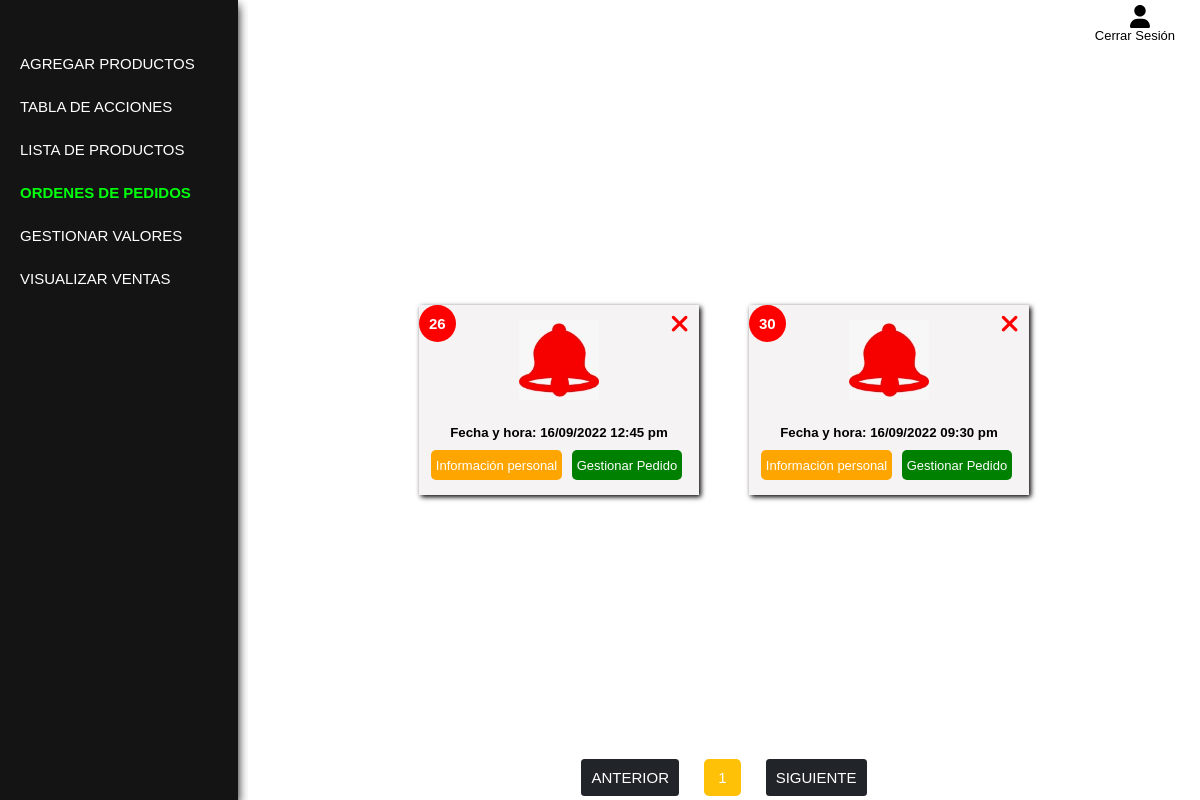
/vista/V-admin-ordenes.php (signed in), run on the app's committed database.
### tables this page shows
CREATE TABLE `orden_pedidos` (
  `idPedido` int(11) NOT NULL,
  `user_id` int(11) NOT NULL,
  `datetime` varchar(25) NOT NULL
);

### vista/V-admin-ordenes.php (the view, shortened to what this page needs)
<!DOCTYPE html>
<html lang="en">
<head>
  <link rel="stylesheet" href="../CSS/admin-style.css">
  <link rel="stylesheet" href="../CSS/admin-orden.css">
   <link rel="stylesheet" href="https://cdnjs.cloudflare.com/ajax/libs/font-awesome/6.1.1/css/all.min.css">
   <link rel="stylesheet" href="../CSS/pag.css">
</head>
<body>
  <div class="cont-dashboard">
    <div class="con-cerrar">
      <div class="con-user">
        <img src="../IMG/user-solid (1).svg" alt="">
        <a href="../controlador/C-admin-cerrar.php">Cerrar sesión</a>
      </div>
    </div>
    <nav>
      <ul>
        <li><a href="./V-admin-insertar.php">Agregar productos</a></li>
        <li><a href="./V-admin-table.php">Tabla de acciones</a></li>
        <li><a href="./V-admin-listado.php">Lista de productos</a></li>
        <li><a class="activo" href="./orden_pedido.php">Ordenes de pedidos</a></li>
        <li><a href="./V-admin-gestionar-valores.php">Gestionar valores</a></li>
        <li><a href="./V-admin-ventas.php">Visualizar ventas</a></li>
      </ul>
    </nav>
    <section>
    <?php
    include('../Modelo/config.php');
    $por_pagina = 6;
    if(isset($_GET['pagina'])){
      $pagina = $_GET['pagina'];
    }else{
      $pagina = 1;
    }
    $empieza = ($pagina-1) * $por_pagina;
    $select_products = ("SELECT * FROM `orden_pedidos` LIMIT $empieza,$por_pagina") or die('query failed');
    $resultado = mysqli_query($conn,$select_products);
    if (mysqli_num_rows($resultado) > 0)
      while ($products = mysqli_fetch_assoc($resultado)) {
        $orden = $products['idPedido'];
    ?>
        <div class="cont-order">
          <img class="cont-img-order" src="../img/noti.jpeg" alt="notificacion" />
          <div class="cont-fecha">
            <h5><b>Fecha y hora: <?php echo $products['datetime']; ?></b></h5>
          </div>
          <div class="cont-id">
            <h3>
            <?php echo $products['user_id']; ?>
            </h3>
          </div>
          <div class="cont-btn-order">
            <button class="infor">
              <a href="./V-admin-infor-usuario.php?informacion-personal=<?php echo $products['user_id']; ?>">Información personal</a>
            </button>
            <button class="gestion">
            <a href="./V-admin-pedido.php?producto=<?php echo $products['user_id']; ?>">Gestionar Pedido</a>
            </button>
          </div>
          <div class="cerrar">
              <a  onclick="return confirm('Desea eliminar esta orden?');" href="../controlador/C-admin-borrar_orden.php?Remover_orden=<?php echo $orden; ?>"><i class="fa-solid fa-xmark"></i></a>
            </div>
        </div>
        <?php   }else{
          echo "<h1 style='color:red;'>No hay ordenes de pedidos</h1>";
        } ?>
        <div class="cont-pag-orden">
                      <?php
           $select_products = ("SELECT * FROM `orden_pedidos`") or die('query failed');
           $resultado = mysqli_query($conn,$select_products);
           $total_productos = mysqli_num_rows($resultado);
           $total_paginas=ceil($total_productos/$por_pagina);
           echo "<center><a class='pag-1' href='V-admin-ordenes.php?pagina=1'>".'Anterior'. "</a>";
           for($i=1; $i<=$total_paginas; $i++){
           echo "<a class='pag' href='V-admin-ordenes.php?pagina=".$i."'> ".$i." </a> ";
           }
           echo "<a class='pag-1' href='V-admin-ordenes.php?pagina=$total_paginas'>".'Siguiente'. "</a></center>";
          ?>
        </div>
    </section>
  </div>
</body>
</html>

### CSS/admin-style.css (style rules this page uses)
* { margin: 0; padding: 0; font-family: Arial, Helvetica, sans-serif; }
img { width: 100px; }
.cont-dashboard { display: flex; gap: 10px; }
nav { height: 100vh; width: 20%; background-color: rgb(20, 20, 20); box-shadow: 0 5px 10px rgb(0, 0, 0); }
ul { margin: 50px 0; }
li { list-style: none; margin: 15px 0; padding: 5px 20px; transition: .5s; }
a { text-decoration: none; font-size: 15px; color: rgb(255, 255, 255); font-weight: 500; text-transform: uppercase; }
.activo { color: rgb(0, 255, 13); font-weight: bold; }
section { height: 100vh; width: 80%; background-color: rgb(255, 255, 255); display: flex; justify-content: center; align-items: center; flex-wrap: wrap; overflow: auto; position: relative; }
h3 { font-size: 15px; color: red; display: inline-block; }
.con-cerrar { position: absolute; width: 100%; background: transparent; top: 0; z-index: 10; }
.con-user { background-color: transparent; display: flex; flex-direction: column; justify-content: center; align-items: center; width: 100%; }
.con-user img { width: 20px; display: block; align-self: flex-end; padding-right: 50px; padding-top: 5px; }
.con-user a { color: black; text-transform: capitalize; font-size: 13px; align-self: flex-end; padding-right: 25px; }

### CSS/admin-orden.css (style rules this page uses)
.cont-order { box-shadow: 2px 2px 5px black; background-color: rgb(245, 243, 243); margin: 0 25px; width: 280px; display: flex; justify-content: center; align-items: center; flex-direction: column; position: relative; }
.cont-img-order { width: 80px; margin: 15px auto ; }
.cont-fecha { margin: 10px 0; }
.cont-fecha h5 { font-weight: bold; }
.cont-btn-order button { height: 30px; border: none; border-radius: 5px; margin: 0 5px 15px 0; padding: 0 5px; transition: .5s; }
.cont-btn-order button a { text-transform: none; font-size: 13px; }
.infor { background-color: orange; }
.gestion { background-color: green; }
.cont-id { position: absolute; width: 100%; top: 0; left: 0; }
.cont-id h3 { color: rgb(255, 255, 255); background-color:rgb(255, 0, 0); padding: 10px; border-radius: 100%; }
.cerrar { position: absolute; width: 100%; top: 0; right: 0; left: 0; background-color: transparent; display: flex; justify-content: flex-end; align-items: flex-end; }
.cerrar a { text-align: right; color: red; font-size: 25px; padding: 5px 10px; }

### CSS/pag.css (style rules this page uses)
.pag-1 { text-decoration: none; color: black; border: none; margin: 10px 20px; border-radius: 3.5px; background-color: #212529; color: white; padding: 10px; transition: .5s; }
.pag { text-decoration: none; color: rgb(255, 255, 255); border: none; margin: 10px 5px; background-color: #FFC107; padding: 10px; border-radius: 5px; text-align: center; transition: .5s; }

### vista/V-admin-ordenes.php (style rules this page uses)
.cont-pag-orden { position: absolute; width: 100%; bottom: 13px; right: 0; left: 0; display: flex; align-items: center; justify-content: center; }

### data on the page
orden_pedidos: datetime "16/09/2022 12:45 pm", user "26"
orden_pedidos: datetime "16/09/2022 09:30 pm", user "30"
